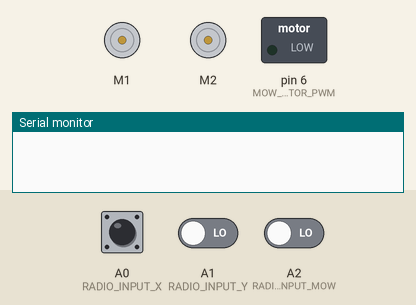
Simulated run of this sketch. Board: Arduino Uno, built with avr-gcc and run on an emulated ATmega328P. Shown: 2 × DC motor (green arrow = forward, orange = backward, longer = faster), switched loads named in the sketch (green lamp = pin HIGH), the last lines printed to the serial monitor. The test bench sets the inputs (shaded band); at power-on: A0 (RADIO_INPUT_X) LOW, A1 (RADIO_INPUT_Y) LOW, A2 (RADIO_INPUT_MOW) LOW.

Above: at 1.2 s.
1.3 s: A0 (RADIO_INPUT_X) pulsed HIGH 2 times (0.12 s each, 0.3 s apart)
At 4.2 s:
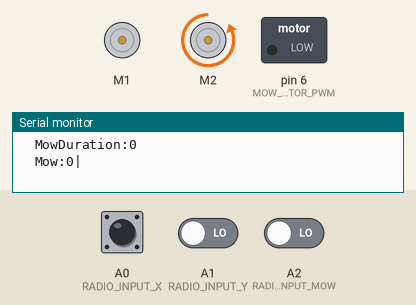
Timing chart, 0 to 5.9 s (numbered marks = the images above; inputs shaded):
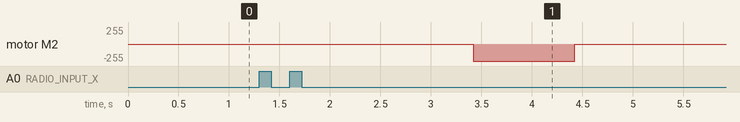

The sketch:

RadioControlMixMotorsMotorShieldV2.ino
```cpp
#include <Adafruit_MotorShield.h>
#include <Wire.h>

/*
 Reads radio control input, mixes X and Y to MotorL and MotorR and controls speed of mowing motor
 */

Adafruit_MotorShield AFMS = Adafruit_MotorShield();
Adafruit_DCMotor *lMotor = AFMS.getMotor(1);
Adafruit_DCMotor *rMotor = AFMS.getMotor(2);

const int RADIO_INPUT_X = A0; //radio control input X
const int RADIO_INPUT_Y = A1; //radio control input Y
const int RADIO_INPUT_MOW = A2; //radio control mowing motors speed
const int PULSE_MIN_X = 1141; //lowest radio control pulse width Y
const int PULSE_MAX_X = 1834; //highest radio control pulse width Y
const int PULSE_MIN_Y = 1124; //lowest radio control pulse width Y
const int PULSE_MAX_Y = 1751; //highest radio control pulse width Y
const int PULSE_MIN_MOW = 1152; //lowest radio control pulse width mowing speed
const int PULSE_MAX_MOW = 1780; //highest radio control pulse width mowing speed
const int STOP_LIMIT = 40;    //interval in which motors shall not move

// Motor 1 (wheel)
//const int DIR1PINA = 2;
//const int DIR2PINA = 3;
//const int SPEEDPINA = 9; // Needs to be a PWM pin to be able to control motor speed

// Motor 2 (wheel)
//const int DIR1PINB = 4;
//const int DIR2PINB = 5;
//const int SPEEDPINB = 10; // Needs to be a PWM pin to be able to control motor speed

// Mowing Motor
//const int IR_SENSOR = 12; //IR sensor input pin
const int MOW_MOTOR_PWM = 6; //PWM motor output
//const int MAX_INPUT = 1023; //PID input if mowing motor doesn't move
//byte mowingMotorPWM = 255;
//double targetMowingMotorSpeed = 500;
//double inputPID = 0;
//double lastInputPID = 0;
//double iTermPID = 0;
//double outputPID;

// the setup routine runs once when you press reset:
void setup() {
  // initialize serial communication at 9600 bits per second
  Serial.begin(9600);
  // make the radio input pins input
  pinMode(RADIO_INPUT_X, INPUT);
  pinMode(RADIO_INPUT_Y, INPUT);
  AFMS.begin();
  // IR speed sensor for mowing motor
  //pinMode(IR_SENSOR, INPUT);
  // motors
  //pinMode(DIR1PINA, OUTPUT);
  //pinMode(DIR2PINA, OUTPUT);
  //pinMode(SPEEDPINA, OUTPUT);
  //pinMode(DIR1PINB, OUTPUT);
  //pinMode(DIR2PINB, OUTPUT);
  //pinMode(SPEEDPINB, OUTPUT);
  //pinMode(MOW_MOTOR_PWM, OUTPUT);
}

// the loop routine runs over and over again forever:
void loop() {
  // get radio input
  int radioX = 0;
  int radioY = 0;
  int rc = 0;
  int lMotorPWM = 0;
  int rMotorPWM = 0;
  int mowSpeed = 0;
  rc = getRadioInput(radioX, radioY, mowSpeed);
  if (rc == 0) {
    // print out the pulse length
    //Serial.print("X:"); Serial.print(radioX, DEC);
    //Serial.print("  Y:"); Serial.print(radioY, DEC); Serial.println("|");
    Serial.print("  Mow:"); Serial.print(mowSpeed, DEC); Serial.println("|");
    mix(radioX, radioY, lMotorPWM, rMotorPWM);
    //Serial.print("L:"); Serial.print(lMotorPWM, DEC);
    //Serial.print("  R:"); Serial.print(rMotorPWM, DEC); Serial.println("|");
    setMotorSpeed(lMotorPWM, rMotorPWM);
    analogWrite(MOW_MOTOR_PWM, mowSpeed);
    // mowing motor control
    //int mowingMotorSpeed = getMowingMotorSpeed();
    //Serial.print("Duration:");
    //Serial.print(mowingMotorSpeed, DEC); Serial.print(" ");
    //mowingMotorPWM = constrain(mowingMotorPWM + 0.02*(targetMowingMotorSpeed - mowingMotorSpeed), 0, 255);
    //inputPID = mowingMotorSpeed;
    //computePID(&inputPID, &outputPID, &targetMowingMotorSpeed, 0.2, 0.5, 0.1, 0, 255, &lastInputPID, &iTermPID);
    //mowingMotorPWM = constrain(outputPID, 0, 255);
    //Serial.println(mowingMotorPWM, DEC);
    //analogWrite(MOW_MOTOR_PWM, 0);
    //analogWrite(MOW_MOTOR_PWM, mowingMotorPWM);
  } else {
    // no signal -> stop!
    stopMotors();
  }
  //delay(700);
}
/*
void computePID(double* Input, double* Output, double* Setpoint,
                double Kp, double Ki, double Kd, byte OutMin, byte OutMax,
                double* LastInput, double* ITerm) {
  //compute all error variables
  double input = *Input;
  double error = *Setpoint - input;
  *ITerm += (Ki * error);
  if (*ITerm > OutMax) *ITerm = OutMax;
  else if (*ITerm < OutMin) *ITerm = OutMin;
  double dInput = (input - *LastInput);
  //compute PID Output
  double output = Kp * error + *ITerm - Kd * dInput;
  if (output > OutMax) output = OutMax;
  else if (output < OutMin) output = OutMin;
  *Output = output;
  //remember for next time
  *LastInput = input;
}
*/
int getRadioInput(int &X, int &Y, int &mowSpeed) {
  unsigned long duration;
  duration = pulseIn(RADIO_INPUT_X, HIGH);
  //Serial.print("DurationX:"); Serial.print(duration, DEC);
  if (duration == 0) {
    return -1; // radio off -> no pulse
  } else {
    duration = constrain(duration, PULSE_MIN_X, PULSE_MAX_X);
    X = map(duration, PULSE_MIN_X, PULSE_MAX_X, -512, 511);
    duration = pulseIn(RADIO_INPUT_Y, HIGH);
    //Serial.print("  DurationY:"); Serial.println(duration, DEC);
    duration = constrain(duration, PULSE_MIN_Y, PULSE_MAX_Y);
    Y = map(duration, PULSE_MIN_Y, PULSE_MAX_Y, -512, 511);
    duration = pulseIn(RADIO_INPUT_MOW, HIGH);
    Serial.print("  MowDuration:"); Serial.println(duration, DEC);
    duration = constrain(duration, PULSE_MIN_MOW, PULSE_MAX_MOW);
    mowSpeed = map(duration, PULSE_MIN_MOW, PULSE_MAX_MOW, 0, 255);
  }
  return 0;
}

void mix(int X, int Y, int &lMotor, int &rMotor) {
  //mix throttle and direction
  int leftMotor = Y + X;
  int rightMotor = Y - X;
  //calculate the scale of the results
  float leftMotorScale =  leftMotor / 255.0;
  leftMotorScale = abs(leftMotorScale);
  float rightMotorScale =  rightMotor / 255.0;
  rightMotorScale = abs(rightMotorScale);
  //choose the max scale value if it is above 1
  float maxMotorScale = max(leftMotorScale, rightMotorScale);
  maxMotorScale = max(1, maxMotorScale);
  //and apply it to the mixed values
  lMotor = constrain(leftMotor / maxMotorScale, -255, 255);
  rMotor = constrain(rightMotor / maxMotorScale, -255, 255);
  //Serial.print("lMotor: "); Serial.println(lMotor, DEC);
  //Serial.print("rMotor: "); Serial.println(rMotor, DEC);
}

void setMotorSpeed(int lMotorPWM, int rMotorPWM) {
  if (abs(lMotorPWM) < STOP_LIMIT) {
    lMotor->setSpeed(0);
  } else {
    lMotor->setSpeed(abs(lMotorPWM));
    if (lMotorPWM > 0) {
      lMotor->run(FORWARD);
    } else {
      lMotor->run(BACKWARD);
    }
  }
  if (abs(rMotorPWM) < STOP_LIMIT) {
    rMotor->setSpeed(0);
  } else {
    rMotor->setSpeed(abs(rMotorPWM));
    if (rMotorPWM > 0) {
      rMotor->run(FORWARD);
    } else {
      rMotor->run(BACKWARD);
    }
  }
}

void stopMotors() {
  lMotor->setSpeed(0);
  rMotor->setSpeed(0);
  analogWrite(MOW_MOTOR_PWM, 0);
}
```

Measured:
- after the input at 1.3 s, motor M2: stopped → backward 255/255 after 2.1 s, → stopped 1.0 s later
